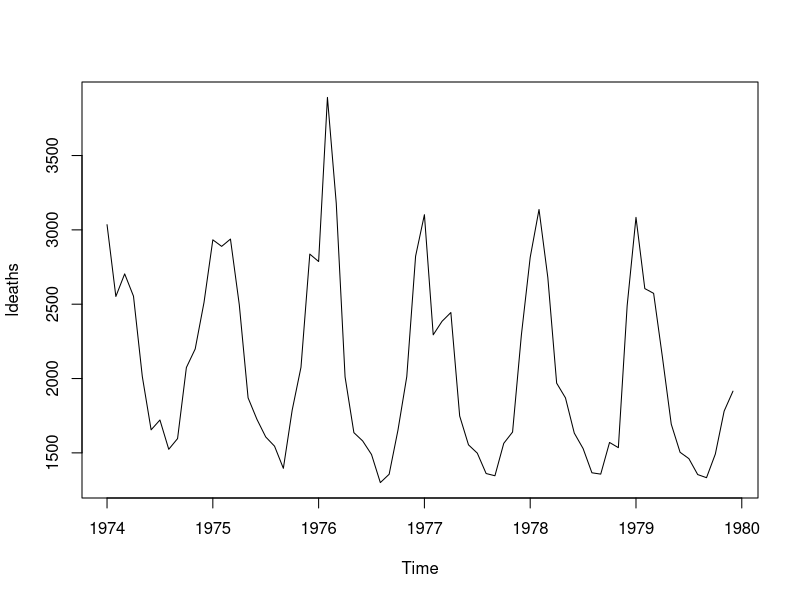
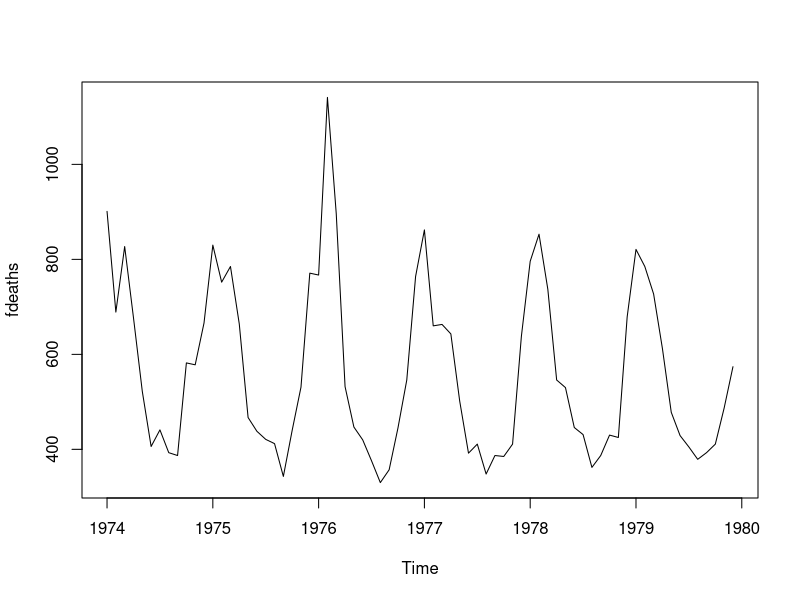
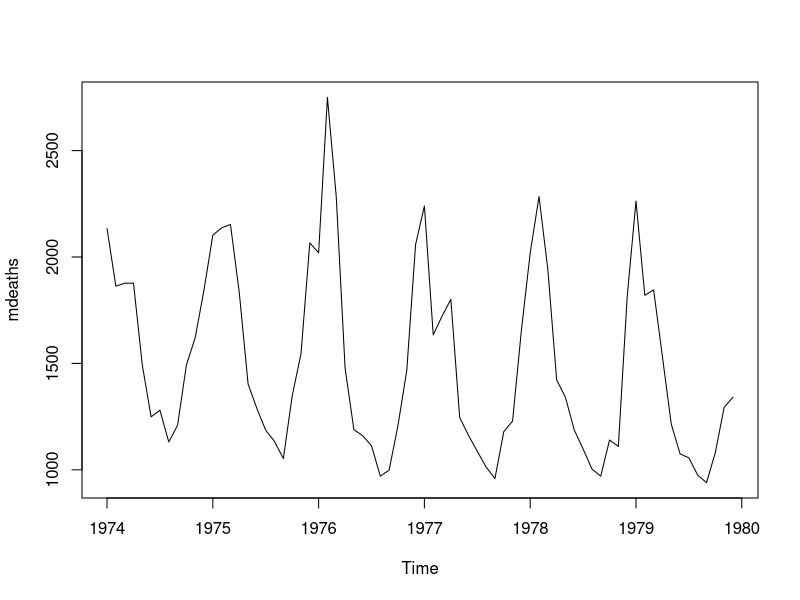
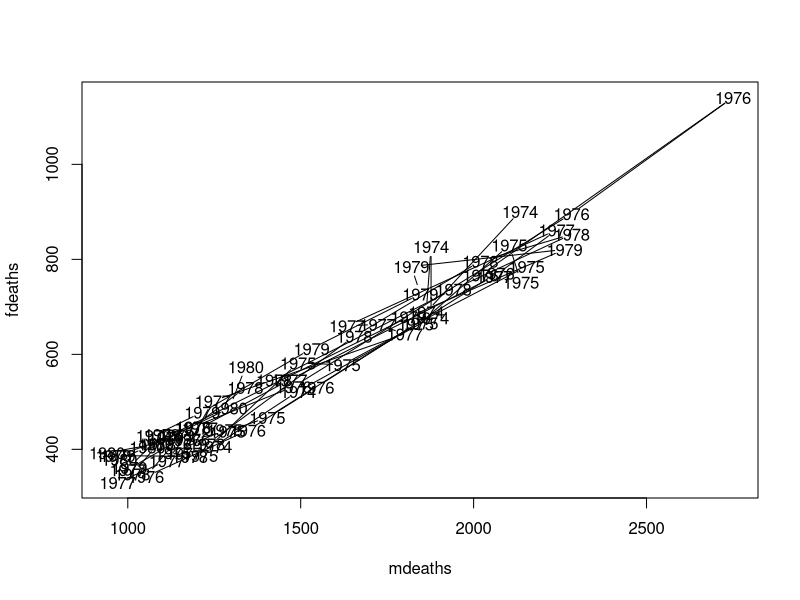

Reproduce these figures in R, in order.
###################################

# Marie Agosta Assignment 1
# Get R-file, perform basic descriptive stats on time-series objects, 
# Combine time-series objects

##################################

# Set working directory 
# setwd("/Users/Marie/Desktop/R_Course /Partner_for_real")


#Looking at data sets on R in order to choose one

data()

# loading UKLungDeaths data, as it seems doable and fairly complete 

data(UKLungDeaths)

#looking at UKLungDeaths data on the tab that layouts the data in R

?UKLungDeaths

#The data is broken down into three different time-series objects: 
# both sexes (ldeaths), males (mdeaths) and females (fdeaths).
# It shows monthly deaths from bronchitis, emphysema and asthma in the UK, 1974–1979

plot(ldeaths)
plot(fdeaths)
plot(mdeaths)

# I'm plotting male and female deaths (below) to see if there is a trend or if there 
# are large disparities 

plot(mdeaths, fdeaths)

# The overall trend is the same
# I'll look at range first for female and male deaths 

range(mdeaths)

#[1]  940 2750
# Much larger range for males, compared to females.

range(fdeaths)

#[1]  330 1141

# Looking at overall summary statistics to see if male numbers are larger
# across the board 

summary(mdeaths)

#Min. 1st Qu.  Median    Mean 3rd Qu.    Max. 
#940    1138    1344    1496    1846    2750 

summary(fdeaths)

#Min. 1st Qu.  Median    Mean 3rd Qu.    Max. 
#330.0   411.0   512.0   560.7   681.5  1141.0 

# There is an equal amount of data for both men and women, therefore the higher numbers in 
# for men speak to potential enviromental factors (working in mines) and potential cultural
# factors (perhaps men smoked more cigerettes than women..?) These are merely guesstimates
# as to some of the trends. 

sd (mdeaths)

# [1] 433.1509

sd (fdeaths)

# [1] 179.72

cor.test(mdeaths, fdeaths)

#Pearson's product-moment correlation

#data:  mdeaths and fdeaths
#t = 37.694, df = 70, p-value < 2.2e-16
#alternative hypothesis: true correlation is not equal to 0
#95 percent confidence interval:
# 0.9621846 0.9851124
#sample estimates:
#      cor 
# 0.9762413 

# Combining the time-series objects into one object 

deaths <- data.frame(fdeaths, ldeaths, mdeaths)












